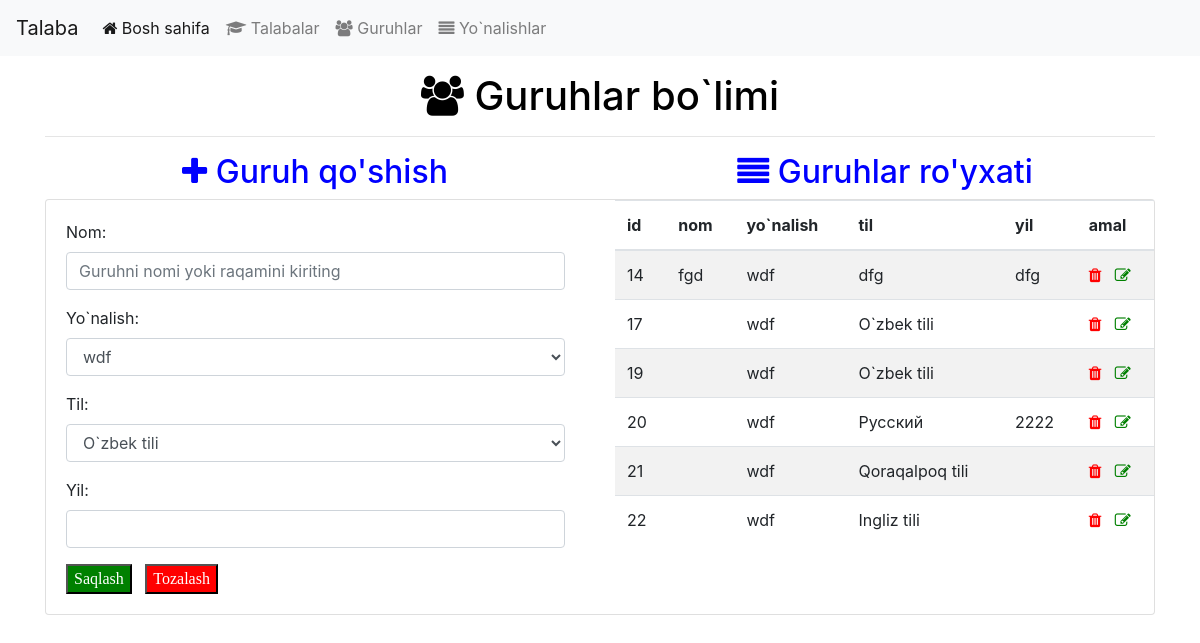
/guruh, run on an earlier commit of the app's database.
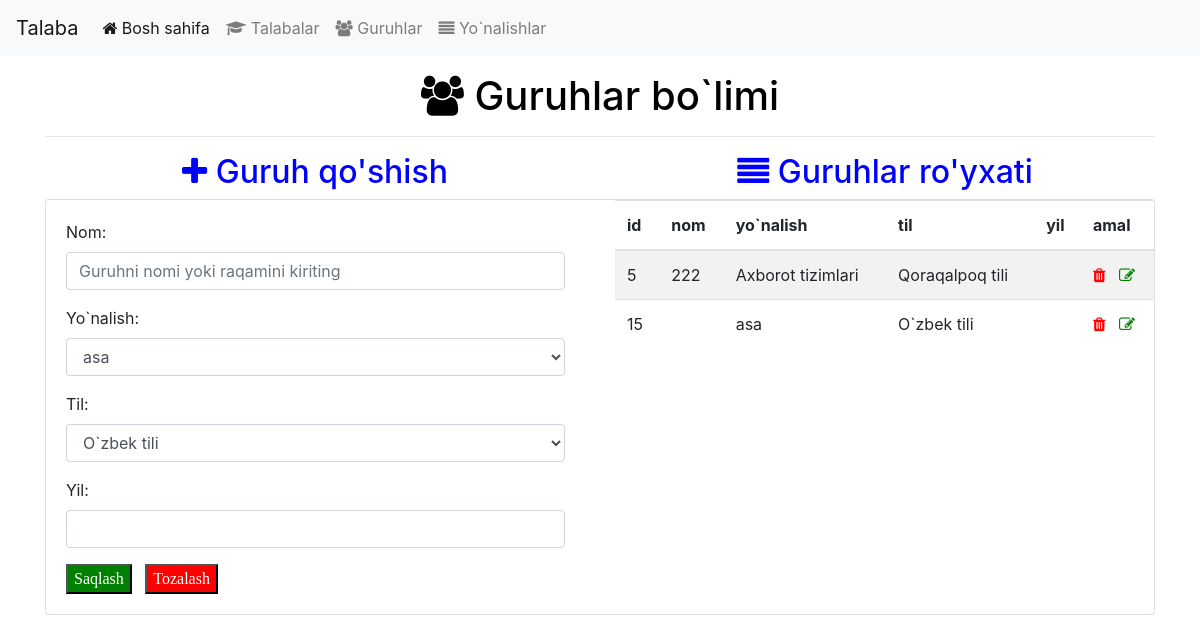
And on a later commit of the database.
### model/guruh.py (models this page shows, shortened)
class Guruh(db.Model):
    id = db.Column(db.Integer, primary_key=True, autoincrement=True)
    nom = db.Column(db.String(100))
    yunalish_id = db.Column(db.Integer, db.ForeignKey('yunalish.id'), nullable=False)
    yunalish = db.relationship('Yunalish', backref=db.backref('guruhlar', lazy=True))
    yil = db.Column(db.Integer)
    til = db.Column(db.String(20))

### model/yunalish.py (models this page shows, shortened)
class Yunalish(db.Model):
    id = db.Column(db.Integer, primary_key=True)
    nom = db.Column(db.String(100))
    kod = db.Column(db.String(15))
    izoh = db.Column(db.String(200))

### controller/guruh_controller.py (the view)
@guruh_url.route("/guruh", methods=['GET', 'POST', 'DELETE', 'UPDATE'])
def index():
    if request.method == 'GET':
        return royxat()
    elif request.method == 'POST':
        return qoshish(request.form)
    elif request.method == 'DELETE':
        return ochirish(request.args.get('id'))

### controller/guruh_controller.py (called while the page is built)
def royxat():
    guruhlar = gs.getAll()
    yunalishlar = ys.getAll()
    return render_template("guruh.html", guruhlar=guruhlar, yunalishlar=yunalishlar)

### repo/guruh_repo.py (called while the page is built)
    def findAll(self):
        return db.session.query(Guruh).all()

### repo/yunalish_repo.py (called while the page is built)
    def findAll(self):
        return db.session.query(Yunalish).all()

### service/guruh_service.py (called while the page is built)
    def getAll(self):
        return self.gr.findAll()

### service/yunalish_service.py (called while the page is built)
    def getAll(self):
        return self.yr.findAll()

### templates/guruh.html (shortened to what this page needs)
<!DOCTYPE html>
<html lang="en">
<head>
    <link rel="stylesheet" href="https://stackpath.bootstrapcdn.com/bootstrap/4.3.1/css/bootstrap.min.css"
>
    <link rel="stylesheet" href="https://cdnjs.cloudflare.com/ajax/libs/font-awesome/4.7.0/css/font-awesome.min.css">
</head>
<body>
<br><br><br>
    <div class="container ">
        {% include "header.html" %}
        <h1 style="color: black;text-align: center;"><i class="fa fa-users" aria-hidden="true"></i> Guruhlar bo`limi</h1>
        <hr>
        <div class="row">
        <h2 class="col-sm" style="color: blue;text-align: center;"><i class="fa fa-plus" aria-hidden="true"></i> Guruh qo'shish</h2>
         <h2 class="col-sm" style="text-align: center; color: blue "><i class="fa fa-align-justify" aria-hidden="true"></i> Guruhlar ro'yxati</h2>
        </div>
        <div class="card ">
            <div class="row">
                <div class="col-sm">
                    <div class="card-body ">
                        <form action="/guruh" method="post">
                            <div class="form-group ">
                                <label for="nom">Nom: </label>
                                <input placeholder="Guruhni nomi yoki raqamini kiriting" class="form-control"
                                    type="text" name="nom" id="nom">
                            </div>
                            <div class="form-group">
                                <label for="yunalish">Yo`nalish: </label>
                                <select class="form-control" name="yunalish_id" id="yunalish">
                                    {% if yunalishlar %}
                                    {% for y in yunalishlar %}
                                    <option value="{{y.id}}">{{y.nom}}</option>
                                    {% endfor %}
                                    {% endif %}
                                </select>
                            </div>
                            <div class="form-group ">
                                <label for="til">Til: </label>
                                <select class="form-control" placeholder="Tilni tanlang" name="til" id="til">
                                    <option value="O`zbek tili">O`zbek tili</option>
                                </select>
                            </div>
                            <div class="form-group ">
                                <label for="yil">Yil: </label>
                                <input class="form-control" name="yil" id="yil" />
                            </div>
                            <input style="background-color: green; color: white;font-family: cursive;box-shadow: green;"
                                type="submit" value="Saqlash">&nbsp;&nbsp;
                            <input style="background-color: red; color: white;font-family: cursive;box-shadow: red;"
                                type="reset" value="Tozalash">
                        </form>
                    </div>
                </div>
                <div class="col-sm">
                    <table class="table table-striped">
                        <thead>
                            <tr>
                                <th>id</th>
                                <th>nom</th>
                                <th>yo`nalish</th>
                                <th>til</th>
                                <th>yil</th>
                                <th>amal</th>
                            </tr>
                        </thead>
                        <tbody>
                            {% if guruhlar %}
                            {% for y in guruhlar %}
                            <tr>
                                <td>{{y.id}}</td>
                                <td>{{y.nom}}</td>
                                <td>{{y.yunalish.nom}}</td>
                                <td>{{y.til}}</td>
                                <td>{{y.yil}}</td>
                                <td>
                                    <a href="/guruh/ochirish?id={{y.id}}"><i style="color: red;" class="fa fa-trash"
                                            aria-hidden="true"></i></a>&nbsp;&nbsp;
                                    <a href="/guruh?tahrirlash={{y.id}}"><i style="color: green;"
                                            class="fa fa-pencil-square-o" aria-hidden="true"></i></a>
                                </td>
                            </tr>
                            {% endfor %}
                            {% endif %}
                        </tbody>
                    </table>
                </div>
            </div>
        </div>
</body>
</html>

### templates/header.html (shortened to what this page needs)
<link href="static/bootstrap.min.css" rel="stylesheet" media="screen">
<nav class="navbar navbar-expand-md navbar-light bg-light fixed-top">
    <a class="navbar-brand" href="/">Talaba</a>
    <div class="collapse navbar-collapse" id="collapsibleNavId">
        <ul class="navbar-nav mr-auto mt-2 mt-lg-0">
            <li class="nav-item active">
                <a class="nav-link" href="/"><i class="fa fa-home" aria-hidden="true"></i> Bosh sahifa <span class="sr-only">(current)</span></a>
            </li>
            <li class="nav-item">
                <a class="nav-link" href="/talaba"><i class="fa fa-graduation-cap" aria-hidden="true"></i> Talabalar</a>
            </li>
            <li class="nav-item">
                <a class="nav-link" href="/guruh"><i class="fa fa-users" aria-hidden="true"></i> Guruhlar</a>
            </li>
            <li class="nav-item">
                <a class="nav-link" href="/yunalish"><i class="fa fa-align-justify" aria-hidden="true"></i> Yo`nalishlar</a>
            </li>
        </ul>
    </div>
</nav>

What changed in the data, as far as the page shows it:
removed Guruh: id "14", nom "fgd", yunalish.nom "wdf", til "dfg", yil "dfg"
removed Guruh: id "17", yunalish.nom "wdf", til "O`zbek tili"
removed Guruh: id "19", yunalish.nom "wdf", til "O`zbek tili"
removed Guruh: id "20", yunalish.nom "wdf", til "Русский", yil "2222"
removed Guruh: id "21", yunalish.nom "wdf", til "Qoraqalpoq tili"
removed Guruh: id "22", yunalish.nom "wdf", til "Ingliz tili"
added Guruh: id "5", nom "222", yunalish.nom "Axborot tizimlari", til "Qoraqalpoq tili"
added Guruh: id "15", yunalish.nom "asa", til "O`zbek tili"
Also different on the page:
form field yunalish_id: "wdf" → "asa"
